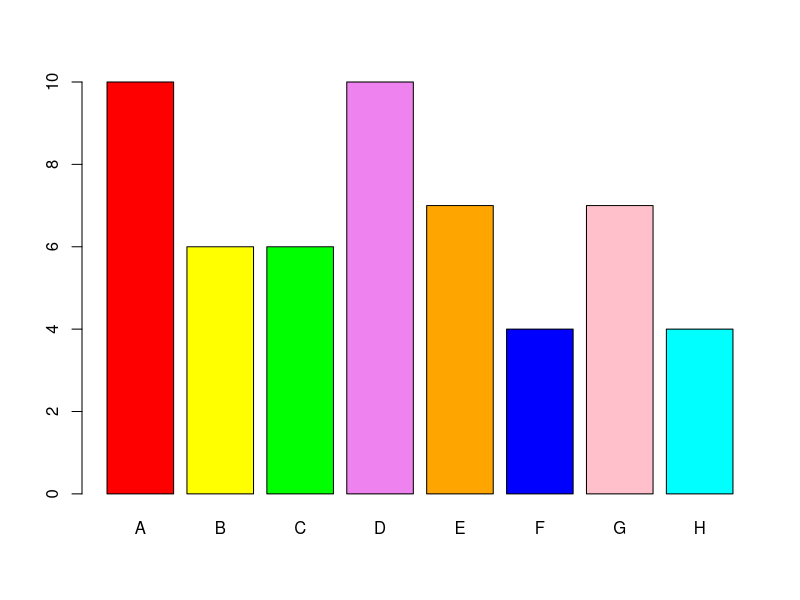

Generate this figure with R:
## ---- chunk 1
#1. Matrix
 A = matrix( 
 c(2, 4, 3, 1, 5, 7), # the data elements 
 nrow=2,              # number of rows 
 ncol=3,              # number of columns 
 byrow = TRUE)
 A[2,3] # element at row 2 and column 3
 A[2,] # all elements at row 2
 A[,3] # all elements at column 3
 A[ ,c(1,3)]  # the 1st and 3rd columns 
 
 #Naming rows and columns
 dimnames(A) = list( 
  c("row1", "row2"),         # row names 
  c("col1", "col2", "col3")) # column names 
 A["row1",]
 
 #Transpose of a matrix
 t(A)
 
 # Deconstructing a matrix 
 c(A)
 
## ---- chunk 2

#2. Lists

 a= c(2, 3, 5) 
 b = c("aa", "bb", "cc", "dd", "ee") 
 c= c(TRUE, FALSE, TRUE, FALSE, FALSE) 
 x = list(a, c, b, "My list")
 x[1]       # first member of the list
 x[c(1,2)]  # first and second member of the list
 
 x[[1]][1]=6 # Modifiying the content of the first member
 x[1]
 
 # Naming Lists
 
 y = list(mary=c(1991, 3, 5), dan=c("aa", "bb")) 
 y
 y['mary']
 y$dan
 y[['dan']][1]="new"
 y$dan
## ---- chunk 3
#DataFrames
mtcars #built it dataframe

head(mtcars) # preview of the data, first 6 rows
nrow(mtcars) # number of rows
ncol(mtcars) #number of columns

mtcars[1]
mtcars[c("mpg", "hp")] # two columns
mtcars[c(3, 24),]  # two rows
mtcars["Camaro Z28",]  # row by its name
mtcars[[3]][mtcars$am == 0]

## ---- chunk 4
#Stats with R

#1.QUALITATIVE DATA

# Data used : painters built in dataframe
library(MASS)

help(painters)
head(painters)
 
summary(painters) #sumamry of dataframe

str(painters) # structure of dataframe


## ---- chunk 5
school = painters$School      # the painter schools 
school.freq = table(school)   # applying the table function to get the distribution
cbind(school.freq)    # applying the cbind function so the results can be in acolumn format

school.relfreq = (school.freq / nrow(painters))*100  # getting the relative fre qency distribution

cbind(school.relfreq)


## ---- chunk 6
#BARPLOT with colors
colors = c("red", "yellow", "green", "violet",  "orange", "blue", "pink", "cyan") 
barplot(school.freq, col=colors)
